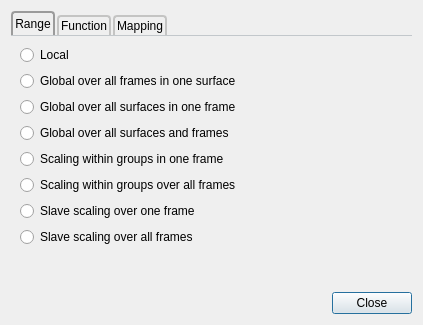
<?xml version="1.0" encoding="UTF-8"?>
<ui version="4.0">
 <class>ScaleDialog</class>
 <widget class="QDialog" name="ScaleDialog">
  <property name="windowModality">
   <enum>Qt::ApplicationModal</enum>
  </property>
  <property name="geometry">
   <rect>
    <x>0</x>
    <y>0</y>
    <width>423</width>
    <height>325</height>
   </rect>
  </property>
  <property name="windowTitle">
   <string>Scaling Properties</string>
  </property>
  <property name="styleSheet">
   <string notr="true"> QTabWidget::pane { /* The tab widget frame */
    border-top: 1px solid #C2C7CB;
 }

 QTabWidget::tab-bar {
     left: 0px; /* move to the right by 5px */
 }

 /* Style the tab using the tab sub-control. Note that
     it reads QTabBar _not_ QTabWidget */
 QTabBar::tab {
     background: qlineargradient(x1: 0, y1: 0, x2: 0, y2: 1,
                                 stop: 0 #E1E1E1, stop: 0.4 #DDDDDD,
                                 stop: 0.5 #D8D8D8, stop: 1.0 #D3D3D3);
     border: 2px solid #C4C4C3;
     border-bottom: 0px; 
     border-top-left-radius: 4px;
     border-top-right-radius: 4px;
     min-width: 8ex;
     padding: 2px;
     margin-right:2px
 }

 QTabBar::tab:selected, QTabBar::tab:hover {
     background: qlineargradient(x1: 0, y1: 0, x2: 0, y2: 1,
                                 stop: 0 #fafafa, stop: 0.4 #f4f4f4,
                                 stop: 0.5 #e7e7e7, stop: 1.0 #fafafa);
 }

 QTabBar::tab:selected {
     border-color: #9B9B9B;
 }

 QTabBar::tab:!selected {
     margin-top: 4px; /* make non-selected tabs look smaller */
     /* border-bottom: 1px solid black;*/
 }</string>
  </property>
  <layout class="QVBoxLayout" name="verticalLayout">
   <item>
    <widget class="QTabWidget" name="tabWidget">
     <property name="currentIndex">
      <number>0</number>
     </property>
     <widget class="QWidget" name="rangeTab">
      <attribute name="title">
       <string>Range</string>
      </attribute>
      <layout class="QVBoxLayout" name="verticalLayout_2">
       <item>
        <widget class="QRadioButton" name="range0Button">
         <property name="text">
          <string>Local</string>
         </property>
        </widget>
       </item>
       <item>
        <widget class="QRadioButton" name="range1Button">
         <property name="text">
          <string>Global over all frames in one surface</string>
         </property>
        </widget>
       </item>
       <item>
        <widget class="QRadioButton" name="range2Button">
         <property name="text">
          <string>Global over all surfaces in one frame</string>
         </property>
        </widget>
       </item>
       <item>
        <widget class="QRadioButton" name="range3Button">
         <property name="text">
          <string>Global over all surfaces and frames</string>
         </property>
        </widget>
       </item>
       <item>
        <widget class="QRadioButton" name="range4Button">
         <property name="text">
          <string>Scaling within groups in one frame</string>
         </property>
        </widget>
       </item>
       <item>
        <widget class="QRadioButton" name="range5Button">
         <property name="text">
          <string>Scaling within groups over all frames</string>
         </property>
        </widget>
       </item>
       <item>
        <widget class="QRadioButton" name="range6Button">
         <property name="text">
          <string>Slave scaling over one frame</string>
         </property>
        </widget>
       </item>
       <item>
        <widget class="QRadioButton" name="range7Button">
         <property name="text">
          <string>Slave scaling over all frames</string>
         </property>
        </widget>
       </item>
       <item>
        <spacer name="verticalSpacer">
         <property name="orientation">
          <enum>Qt::Vertical</enum>
         </property>
         <property name="sizeHint" stdset="0">
          <size>
           <width>20</width>
           <height>40</height>
          </size>
         </property>
        </spacer>
       </item>
      </layout>
     </widget>
     <widget class="QWidget" name="functionTab">
      <attribute name="title">
       <string>Function</string>
      </attribute>
      <layout class="QVBoxLayout" name="verticalLayout_3">
       <item>
        <widget class="QRadioButton" name="function0Button">
         <property name="text">
          <string>Linear</string>
         </property>
        </widget>
       </item>
       <item>
        <widget class="QRadioButton" name="function1Button">
         <property name="text">
          <string>Exponential</string>
         </property>
        </widget>
       </item>
       <item>
        <widget class="QRadioButton" name="function2Button">
         <property name="text">
          <string>Logarithmic</string>
         </property>
        </widget>
       </item>
       <item>
        <widget class="QRadioButton" name="function3Button">
         <property name="text">
          <string>Lab standard</string>
         </property>
        </widget>
       </item>
       <item>
        <widget class="QRadioButton" name="function4Button">
         <property name="text">
          <string>Lab-13 standard</string>
         </property>
        </widget>
       </item>
       <item>
        <spacer name="verticalSpacer_2">
         <property name="orientation">
          <enum>Qt::Vertical</enum>
         </property>
         <property name="sizeHint" stdset="0">
          <size>
           <width>20</width>
           <height>40</height>
          </size>
         </property>
        </spacer>
       </item>
      </layout>
     </widget>
     <widget class="QWidget" name="mappingTab">
      <attribute name="title">
       <string>Mapping</string>
      </attribute>
      <layout class="QVBoxLayout" name="verticalLayout_4">
       <item>
        <widget class="QRadioButton" name="mapping0Button">
         <property name="text">
          <string>Symmetric about zero</string>
         </property>
        </widget>
       </item>
       <item>
        <widget class="QRadioButton" name="mapping1Button">
         <property name="text">
          <string>Separate about zero</string>
         </property>
        </widget>
       </item>
       <item>
        <widget class="QRadioButton" name="mapping2Button">
         <property name="text">
          <string>True</string>
         </property>
        </widget>
       </item>
       <item>
        <widget class="QRadioButton" name="mapping3Button">
         <property name="text">
          <string>Symmetric about midpoint</string>
         </property>
        </widget>
       </item>
       <item>
        <spacer name="verticalSpacer_3">
         <property name="orientation">
          <enum>Qt::Vertical</enum>
         </property>
         <property name="sizeHint" stdset="0">
          <size>
           <width>20</width>
           <height>141</height>
          </size>
         </property>
        </spacer>
       </item>
      </layout>
     </widget>
    </widget>
   </item>
   <item>
    <widget class="QDialogButtonBox" name="buttonBox">
     <property name="orientation">
      <enum>Qt::Horizontal</enum>
     </property>
     <property name="standardButtons">
      <set>QDialogButtonBox::Close</set>
     </property>
    </widget>
   </item>
  </layout>
 </widget>
 <resources/>
 <connections>
  <connection>
   <sender>buttonBox</sender>
   <signal>accepted()</signal>
   <receiver>ScaleDialog</receiver>
   <slot>accept()</slot>
   <hints>
    <hint type="sourcelabel">
     <x>248</x>
     <y>254</y>
    </hint>
    <hint type="destinationlabel">
     <x>157</x>
     <y>274</y>
    </hint>
   </hints>
  </connection>
  <connection>
   <sender>buttonBox</sender>
   <signal>rejected()</signal>
   <receiver>ScaleDialog</receiver>
   <slot>reject()</slot>
   <hints>
    <hint type="sourcelabel">
     <x>316</x>
     <y>260</y>
    </hint>
    <hint type="destinationlabel">
     <x>286</x>
     <y>274</y>
    </hint>
   </hints>
  </connection>
 </connections>
</ui>
